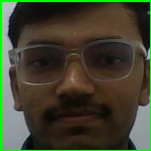
#> input picture TestingImages/Shriniwas.5380.14.jpg, 151 x 151 px, given as the content of the folder TestingImages/Shriniwas.5380.14.jpg, which was not available
$ python -i labelImages.py   (imports and definitions only)
#> lines starting #> are read from the running program, lines starting #| are printed output that depends on the picture
import os
from PIL import Image
import numpy as np

def getLabelAndImages(path):
#> called with path = 'TestingImages/Shriniwas.5380.14.jpg'
    imagePaths  = [os.path.join(path,f) for f in os.listdir(path)]
    # print(imagePaths)
    faces=[]
    Id =[]

    for imagePath in imagePaths:
        # print("imagepath----->",imagePath)
        pilImage = Image.open(imagePath).convert('L')
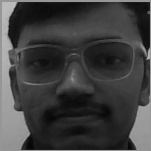
#> pilImage: PIL image 151x151 L; min 5, max 192, mean 62.9
        # print("PilImage-----> ",pilImage)
        imageNp = np.array(pilImage,'uint8')
        # print("imageNp------->",imageNp)
        id = int(os.path.split(imagePath)[-1].split(".")[1])
        # print("id-----> ",id)
        faces.append(imageNp)
        Id.append(id)
    # print("faces-----> ",faces)
    print("Id-----> ",Id)
    return faces,Id

# getLabelAndImages("TrainingImages")

>>> result = getLabelAndImages('TestingImages/Shriniwas.5380.14.jpg')

$ run again, on TestingImages/Yash.5372.1.jpg
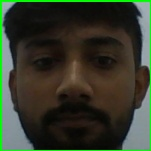
#> input picture TestingImages/Yash.5372.1.jpg, 151 x 151 px, given as the content of the folder TestingImages/Yash.5372.1.jpg, which was not available
#> in getLabelAndImages, `pilImage = Image.open(imagePath).convert('L')`:
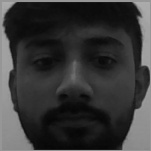
#> pilImage: PIL image 151x151 L; min 6, max 174, mean 54.1
